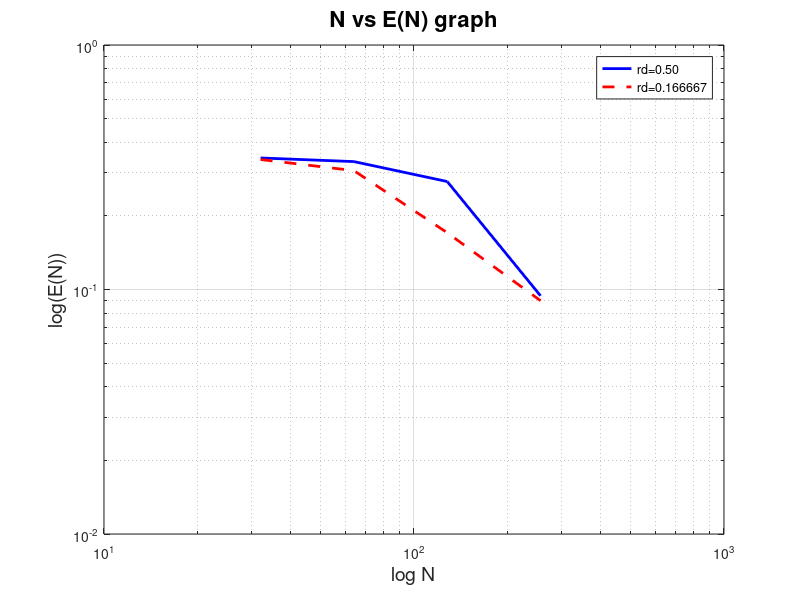

The MATLAB script that drew this image: (Note: this script raises an error after producing the figure.)
%%
% load data
load('solution.dat');
rd1 = solution(1,1);
rd2 = solution(5,1);
N = solution(1:4,2);
E1 = solution(1:4,3);
E2 = solution(5:8,3);

% plot data
loglog(N, E1, 'b-', 'LineWidth', 2);
hold on;
loglog(N, E2, 'r--', 'LineWidth', 2);
legend(sprintf('rd=%.2f', rd1), sprintf('rd=%.6f', rd2), 'Location', 'northeast');
xlabel('log N', 'FontSize', 14);
ylabel('log(E(N))', 'FontSize', 14);
title('N vs E(N) graph', 'FontSize', 16);
grid on;

ax = gca; 
ax.FontSize = 12;
ax.GridAlpha = 0.3; 
ax.GridLineStyle = '-'; 
ax.GridColor = 'k'; 
